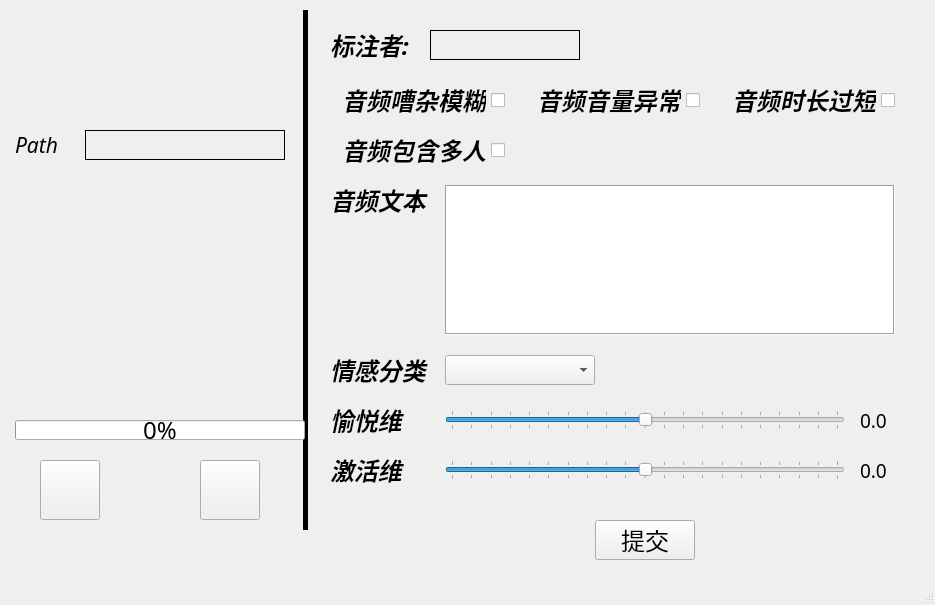
<?xml version="1.0" encoding="UTF-8"?>
<ui version="4.0">
 <class>MainWindow</class>
 <widget class="QMainWindow" name="MainWindow">
  <property name="geometry">
   <rect>
    <x>0</x>
    <y>0</y>
    <width>935</width>
    <height>605</height>
   </rect>
  </property>
  <property name="minimumSize">
   <size>
    <width>935</width>
    <height>605</height>
   </size>
  </property>
  <property name="maximumSize">
   <size>
    <width>935</width>
    <height>605</height>
   </size>
  </property>
  <property name="font">
   <font>
    <family>Hack</family>
    <pointsize>18</pointsize>
   </font>
  </property>
  <property name="windowTitle">
   <string>Ding-Tag</string>
  </property>
  <property name="windowIcon">
   <iconset>
    <normaloff>../static/icons/favicon.png</normaloff>../static/icons/favicon.png</iconset>
  </property>
  <property name="toolTip">
   <string/>
  </property>
  <property name="styleSheet">
   <string notr="true"/>
  </property>
  <property name="tabShape">
   <enum>QTabWidget::Rounded</enum>
  </property>
  <widget class="QWidget" name="centralwidget">
   <widget class="QLabel" name="logo">
    <property name="geometry">
     <rect>
      <x>0</x>
      <y>0</y>
      <width>300</width>
      <height>90</height>
     </rect>
    </property>
    <property name="autoFillBackground">
     <bool>false</bool>
    </property>
    <property name="text">
     <string/>
    </property>
    <property name="pixmap">
     <pixmap>../static/icons/logo.png</pixmap>
    </property>
    <property name="scaledContents">
     <bool>true</bool>
    </property>
    <property name="alignment">
     <set>Qt::AlignCenter</set>
    </property>
    <property name="wordWrap">
     <bool>false</bool>
    </property>
   </widget>
   <widget class="QLabel" name="path">
    <property name="geometry">
     <rect>
      <x>15</x>
      <y>130</y>
      <width>60</width>
      <height>30</height>
     </rect>
    </property>
    <property name="font">
     <font>
      <family>Hack</family>
      <pointsize>16</pointsize>
      <italic>true</italic>
      <bold>false</bold>
     </font>
    </property>
    <property name="text">
     <string>Path</string>
    </property>
   </widget>
   <widget class="QLabel" name="path_info">
    <property name="geometry">
     <rect>
      <x>85</x>
      <y>130</y>
      <width>200</width>
      <height>30</height>
     </rect>
    </property>
    <property name="font">
     <font>
      <family>Hack</family>
      <pointsize>16</pointsize>
     </font>
    </property>
    <property name="layoutDirection">
     <enum>Qt::LeftToRight</enum>
    </property>
    <property name="frameShape">
     <enum>QFrame::Box</enum>
    </property>
    <property name="text">
     <string/>
    </property>
    <property name="alignment">
     <set>Qt::AlignCenter</set>
    </property>
    <property name="margin">
     <number>0</number>
    </property>
   </widget>
   <widget class="QLabel" name="record">
    <property name="geometry">
     <rect>
      <x>50</x>
      <y>200</y>
      <width>200</width>
      <height>200</height>
     </rect>
    </property>
    <property name="minimumSize">
     <size>
      <width>200</width>
      <height>200</height>
     </size>
    </property>
    <property name="maximumSize">
     <size>
      <width>200</width>
      <height>200</height>
     </size>
    </property>
    <property name="text">
     <string/>
    </property>
    <property name="pixmap">
     <pixmap>../static/icons/record.png</pixmap>
    </property>
    <property name="scaledContents">
     <bool>true</bool>
    </property>
    <property name="alignment">
     <set>Qt::AlignCenter</set>
    </property>
   </widget>
   <widget class="QLabel" name="line">
    <property name="geometry">
     <rect>
      <x>290</x>
      <y>10</y>
      <width>30</width>
      <height>520</height>
     </rect>
    </property>
    <property name="frameShape">
     <enum>QFrame::VLine</enum>
    </property>
    <property name="lineWidth">
     <number>5</number>
    </property>
    <property name="text">
     <string/>
    </property>
   </widget>
   <widget class="QLabel" name="name">
    <property name="geometry">
     <rect>
      <x>330</x>
      <y>30</y>
      <width>100</width>
      <height>30</height>
     </rect>
    </property>
    <property name="font">
     <font>
      <family>Hack</family>
      <pointsize>18</pointsize>
      <italic>true</italic>
      <bold>true</bold>
     </font>
    </property>
    <property name="text">
     <string>标注者: </string>
    </property>
    <property name="alignment">
     <set>Qt::AlignLeading|Qt::AlignLeft|Qt::AlignVCenter</set>
    </property>
   </widget>
   <widget class="QLabel" name="name_info">
    <property name="geometry">
     <rect>
      <x>430</x>
      <y>30</y>
      <width>150</width>
      <height>30</height>
     </rect>
    </property>
    <property name="font">
     <font>
      <family>Hack</family>
      <pointsize>16</pointsize>
     </font>
    </property>
    <property name="frameShape">
     <enum>QFrame::Box</enum>
    </property>
    <property name="text">
     <string/>
    </property>
    <property name="alignment">
     <set>Qt::AlignCenter</set>
    </property>
   </widget>
   <widget class="QLabel" name="text">
    <property name="geometry">
     <rect>
      <x>330</x>
      <y>185</y>
      <width>105</width>
      <height>30</height>
     </rect>
    </property>
    <property name="font">
     <font>
      <family>Hack</family>
      <pointsize>18</pointsize>
      <italic>true</italic>
      <bold>true</bold>
     </font>
    </property>
    <property name="text">
     <string>音频文本</string>
    </property>
    <property name="alignment">
     <set>Qt::AlignLeading|Qt::AlignLeft|Qt::AlignVCenter</set>
    </property>
   </widget>
   <widget class="QTextEdit" name="text_info">
    <property name="geometry">
     <rect>
      <x>445</x>
      <y>185</y>
      <width>450</width>
      <height>150</height>
     </rect>
    </property>
    <property name="font">
     <font>
      <family>Hack</family>
      <pointsize>16</pointsize>
     </font>
    </property>
    <property name="frameShape">
     <enum>QFrame::Box</enum>
    </property>
   </widget>
   <widget class="QLabel" name="emotion">
    <property name="geometry">
     <rect>
      <x>330</x>
      <y>355</y>
      <width>105</width>
      <height>30</height>
     </rect>
    </property>
    <property name="font">
     <font>
      <family>Hack</family>
      <pointsize>18</pointsize>
      <italic>true</italic>
      <bold>true</bold>
     </font>
    </property>
    <property name="text">
     <string>情感分类</string>
    </property>
    <property name="alignment">
     <set>Qt::AlignLeading|Qt::AlignLeft|Qt::AlignVCenter</set>
    </property>
   </widget>
   <widget class="QLabel" name="pleasure">
    <property name="geometry">
     <rect>
      <x>330</x>
      <y>405</y>
      <width>80</width>
      <height>30</height>
     </rect>
    </property>
    <property name="font">
     <font>
      <family>Hack</family>
      <pointsize>18</pointsize>
      <italic>true</italic>
      <bold>true</bold>
     </font>
    </property>
    <property name="text">
     <string>愉悦维</string>
    </property>
    <property name="alignment">
     <set>Qt::AlignLeading|Qt::AlignLeft|Qt::AlignVCenter</set>
    </property>
   </widget>
   <widget class="QLabel" name="action">
    <property name="geometry">
     <rect>
      <x>330</x>
      <y>455</y>
      <width>80</width>
      <height>30</height>
     </rect>
    </property>
    <property name="font">
     <font>
      <family>Hack</family>
      <pointsize>18</pointsize>
      <italic>true</italic>
      <bold>true</bold>
     </font>
    </property>
    <property name="text">
     <string>激活维</string>
    </property>
    <property name="alignment">
     <set>Qt::AlignLeading|Qt::AlignLeft|Qt::AlignVCenter</set>
    </property>
   </widget>
   <widget class="QCheckBox" name="flag1">
    <property name="geometry">
     <rect>
      <x>330</x>
      <y>85</y>
      <width>175</width>
      <height>30</height>
     </rect>
    </property>
    <property name="font">
     <font>
      <family>Hack</family>
      <pointsize>18</pointsize>
      <italic>true</italic>
      <bold>true</bold>
     </font>
    </property>
    <property name="layoutDirection">
     <enum>Qt::RightToLeft</enum>
    </property>
    <property name="text">
     <string>音频嘈杂模糊</string>
    </property>
   </widget>
   <widget class="QCheckBox" name="flag2">
    <property name="geometry">
     <rect>
      <x>525</x>
      <y>85</y>
      <width>175</width>
      <height>30</height>
     </rect>
    </property>
    <property name="font">
     <font>
      <family>Hack</family>
      <pointsize>18</pointsize>
      <italic>true</italic>
      <bold>true</bold>
     </font>
    </property>
    <property name="layoutDirection">
     <enum>Qt::RightToLeft</enum>
    </property>
    <property name="text">
     <string>音频音量异常</string>
    </property>
   </widget>
   <widget class="QCheckBox" name="flag3">
    <property name="geometry">
     <rect>
      <x>720</x>
      <y>85</y>
      <width>175</width>
      <height>30</height>
     </rect>
    </property>
    <property name="font">
     <font>
      <family>Hack</family>
      <pointsize>18</pointsize>
      <italic>true</italic>
      <bold>true</bold>
     </font>
    </property>
    <property name="layoutDirection">
     <enum>Qt::RightToLeft</enum>
    </property>
    <property name="text">
     <string>音频时长过短</string>
    </property>
   </widget>
   <widget class="QComboBox" name="emotion_info">
    <property name="geometry">
     <rect>
      <x>445</x>
      <y>355</y>
      <width>150</width>
      <height>30</height>
     </rect>
    </property>
    <property name="font">
     <font>
      <family>Hack</family>
      <pointsize>16</pointsize>
     </font>
    </property>
    <property name="currentIndex">
     <number>-1</number>
    </property>
    <item>
     <property name="text">
      <string>客服-饱满</string>
     </property>
     <property name="icon">
      <iconset>
       <normaloff>../static/icons/service.png</normaloff>../static/icons/service.png</iconset>
     </property>
    </item>
    <item>
     <property name="text">
      <string>客服-平淡</string>
     </property>
     <property name="icon">
      <iconset>
       <normaloff>../static/icons/service.png</normaloff>../static/icons/service.png</iconset>
     </property>
    </item>
    <item>
     <property name="text">
      <string>用户-积极</string>
     </property>
     <property name="icon">
      <iconset>
       <normaloff>../static/icons/user.png</normaloff>../static/icons/user.png</iconset>
     </property>
    </item>
    <item>
     <property name="text">
      <string>用户-日常</string>
     </property>
     <property name="icon">
      <iconset>
       <normaloff>../static/icons/user.png</normaloff>../static/icons/user.png</iconset>
     </property>
    </item>
    <item>
     <property name="text">
      <string>用户-消极</string>
     </property>
     <property name="icon">
      <iconset>
       <normaloff>../static/icons/user.png</normaloff>../static/icons/user.png</iconset>
     </property>
    </item>
   </widget>
   <widget class="QSlider" name="pleasure_info">
    <property name="geometry">
     <rect>
      <x>445</x>
      <y>410</y>
      <width>400</width>
      <height>20</height>
     </rect>
    </property>
    <property name="minimum">
     <number>-10</number>
    </property>
    <property name="maximum">
     <number>10</number>
    </property>
    <property name="orientation">
     <enum>Qt::Horizontal</enum>
    </property>
    <property name="tickPosition">
     <enum>QSlider::TicksBothSides</enum>
    </property>
   </widget>
   <widget class="QLabel" name="pleasure_show">
    <property name="geometry">
     <rect>
      <x>860</x>
      <y>410</y>
      <width>40</width>
      <height>20</height>
     </rect>
    </property>
    <property name="font">
     <font>
      <family>Hack</family>
      <pointsize>14</pointsize>
     </font>
    </property>
    <property name="frameShape">
     <enum>QFrame::NoFrame</enum>
    </property>
    <property name="frameShadow">
     <enum>QFrame::Plain</enum>
    </property>
    <property name="text">
     <string>0.0</string>
    </property>
   </widget>
   <widget class="QSlider" name="action_info">
    <property name="geometry">
     <rect>
      <x>445</x>
      <y>460</y>
      <width>400</width>
      <height>20</height>
     </rect>
    </property>
    <property name="minimum">
     <number>-10</number>
    </property>
    <property name="maximum">
     <number>10</number>
    </property>
    <property name="orientation">
     <enum>Qt::Horizontal</enum>
    </property>
    <property name="tickPosition">
     <enum>QSlider::TicksBothSides</enum>
    </property>
   </widget>
   <widget class="QLabel" name="action_show">
    <property name="geometry">
     <rect>
      <x>860</x>
      <y>460</y>
      <width>40</width>
      <height>20</height>
     </rect>
    </property>
    <property name="font">
     <font>
      <family>Hack</family>
      <pointsize>14</pointsize>
     </font>
    </property>
    <property name="frameShape">
     <enum>QFrame::NoFrame</enum>
    </property>
    <property name="frameShadow">
     <enum>QFrame::Plain</enum>
    </property>
    <property name="text">
     <string>0.0</string>
    </property>
   </widget>
   <widget class="QPushButton" name="submit">
    <property name="geometry">
     <rect>
      <x>595</x>
      <y>520</y>
      <width>100</width>
      <height>40</height>
     </rect>
    </property>
    <property name="font">
     <font>
      <family>Hack</family>
      <pointsize>18</pointsize>
     </font>
    </property>
    <property name="text">
     <string>提交</string>
    </property>
   </widget>
   <widget class="QProgressBar" name="t_bar">
    <property name="geometry">
     <rect>
      <x>15</x>
      <y>420</y>
      <width>290</width>
      <height>20</height>
     </rect>
    </property>
    <property name="value">
     <number>0</number>
    </property>
   </widget>
   <widget class="QCheckBox" name="flag4">
    <property name="geometry">
     <rect>
      <x>330</x>
      <y>135</y>
      <width>175</width>
      <height>30</height>
     </rect>
    </property>
    <property name="font">
     <font>
      <family>Hack</family>
      <pointsize>18</pointsize>
      <italic>true</italic>
      <bold>true</bold>
     </font>
    </property>
    <property name="layoutDirection">
     <enum>Qt::RightToLeft</enum>
    </property>
    <property name="text">
     <string>音频包含多人</string>
    </property>
   </widget>
   <widget class="QPushButton" name="replay">
    <property name="geometry">
     <rect>
      <x>40</x>
      <y>460</y>
      <width>60</width>
      <height>60</height>
     </rect>
    </property>
    <property name="toolTip">
     <string>重播</string>
    </property>
    <property name="text">
     <string/>
    </property>
    <property name="icon">
     <iconset>
      <normaloff>../static/icons/replay.png</normaloff>../static/icons/replay.png</iconset>
    </property>
    <property name="iconSize">
     <size>
      <width>60</width>
      <height>60</height>
     </size>
    </property>
   </widget>
   <widget class="QPushButton" name="play">
    <property name="geometry">
     <rect>
      <x>200</x>
      <y>460</y>
      <width>60</width>
      <height>60</height>
     </rect>
    </property>
    <property name="toolTip">
     <string>播放/暂停</string>
    </property>
    <property name="text">
     <string/>
    </property>
    <property name="icon">
     <iconset>
      <normaloff>../static/icons/play.png</normaloff>../static/icons/play.png</iconset>
    </property>
    <property name="iconSize">
     <size>
      <width>60</width>
      <height>60</height>
     </size>
    </property>
   </widget>
  </widget>
  <widget class="QStatusBar" name="statusbar"/>
 </widget>
 <resources/>
 <connections/>
</ui>
